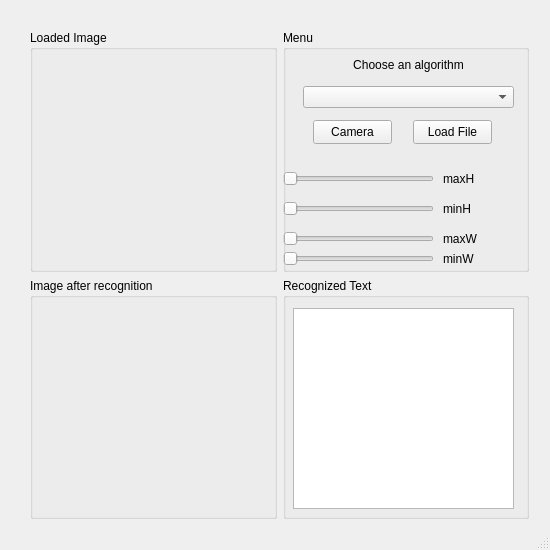
<?xml version="1.0" encoding="UTF-8"?>
<ui version="4.0">
 <class>MainWindow</class>
 <widget class="QMainWindow" name="MainWindow">
  <property name="geometry">
   <rect>
    <x>0</x>
    <y>0</y>
    <width>550</width>
    <height>550</height>
   </rect>
  </property>
  <property name="sizePolicy">
   <sizepolicy hsizetype="Fixed" vsizetype="Fixed">
    <horstretch>0</horstretch>
    <verstretch>0</verstretch>
   </sizepolicy>
  </property>
  <property name="minimumSize">
   <size>
    <width>550</width>
    <height>550</height>
   </size>
  </property>
  <property name="maximumSize">
   <size>
    <width>550</width>
    <height>550</height>
   </size>
  </property>
  <property name="windowTitle">
   <string>Various Machine Learning Techniques for OCR</string>
  </property>
  <widget class="QWidget" name="centralwidget">
   <widget class="QWidget" name="layoutWidget">
    <property name="geometry">
     <rect>
      <x>30</x>
      <y>30</y>
      <width>501</width>
      <height>491</height>
     </rect>
    </property>
    <layout class="QGridLayout" name="gridLayout">
     <property name="sizeConstraint">
      <enum>QLayout::SetFixedSize</enum>
     </property>
     <item row="0" column="1">
      <widget class="QGroupBox" name="groupBoxController">
       <property name="sizePolicy">
        <sizepolicy hsizetype="Expanding" vsizetype="Expanding">
         <horstretch>0</horstretch>
         <verstretch>0</verstretch>
        </sizepolicy>
       </property>
       <property name="minimumSize">
        <size>
         <width>246</width>
         <height>242</height>
        </size>
       </property>
       <property name="title">
        <string>Menu</string>
       </property>
       <widget class="QPushButton" name="pushButtonLoadFile">
        <property name="geometry">
         <rect>
          <x>130</x>
          <y>90</y>
          <width>79</width>
          <height>24</height>
         </rect>
        </property>
        <property name="toolTip">
         <string>Load images you want to recognize characters in</string>
        </property>
        <property name="text">
         <string>Load File</string>
        </property>
       </widget>
       <widget class="QPushButton" name="pushButtonCamera">
        <property name="geometry">
         <rect>
          <x>30</x>
          <y>90</y>
          <width>79</width>
          <height>24</height>
         </rect>
        </property>
        <property name="toolTip">
         <string>Load images you want to recognize characters in</string>
        </property>
        <property name="text">
         <string>Camera</string>
        </property>
       </widget>
       <widget class="QWidget" name="layoutWidget">
        <property name="geometry">
         <rect>
          <x>20</x>
          <y>20</y>
          <width>211</width>
          <height>58</height>
         </rect>
        </property>
        <layout class="QVBoxLayout" name="verticalLayout">
         <item>
          <widget class="QLabel" name="labelAlgorithmChoice">
           <property name="text">
            <string>Choose an algorithm</string>
           </property>
           <property name="alignment">
            <set>Qt::AlignCenter</set>
           </property>
          </widget>
         </item>
         <item>
          <widget class="QComboBox" name="comboBoxAlgorithms"/>
         </item>
        </layout>
       </widget>
       <widget class="QSlider" name="horizontalSliderMaxH">
        <property name="geometry">
         <rect>
          <x>0</x>
          <y>140</y>
          <width>151</width>
          <height>18</height>
         </rect>
        </property>
        <property name="minimum">
         <number>100</number>
        </property>
        <property name="maximum">
         <number>400</number>
        </property>
        <property name="orientation">
         <enum>Qt::Horizontal</enum>
        </property>
       </widget>
       <widget class="QSlider" name="horizontalSliderMinH">
        <property name="geometry">
         <rect>
          <x>0</x>
          <y>170</y>
          <width>151</width>
          <height>18</height>
         </rect>
        </property>
        <property name="minimum">
         <number>100</number>
        </property>
        <property name="maximum">
         <number>400</number>
        </property>
        <property name="orientation">
         <enum>Qt::Horizontal</enum>
        </property>
       </widget>
       <widget class="QSlider" name="horizontalSliderMaxW">
        <property name="geometry">
         <rect>
          <x>0</x>
          <y>200</y>
          <width>151</width>
          <height>18</height>
         </rect>
        </property>
        <property name="minimum">
         <number>10</number>
        </property>
        <property name="maximum">
         <number>80</number>
        </property>
        <property name="orientation">
         <enum>Qt::Horizontal</enum>
        </property>
       </widget>
       <widget class="QSlider" name="horizontalSliderMinW">
        <property name="geometry">
         <rect>
          <x>0</x>
          <y>220</y>
          <width>151</width>
          <height>18</height>
         </rect>
        </property>
        <property name="minimum">
         <number>10</number>
        </property>
        <property name="maximum">
         <number>80</number>
        </property>
        <property name="orientation">
         <enum>Qt::Horizontal</enum>
        </property>
       </widget>
       <widget class="QLabel" name="labelMaxH">
        <property name="geometry">
         <rect>
          <x>160</x>
          <y>140</y>
          <width>41</width>
          <height>17</height>
         </rect>
        </property>
        <property name="text">
         <string>maxH</string>
        </property>
       </widget>
       <widget class="QLabel" name="labelMinH">
        <property name="geometry">
         <rect>
          <x>160</x>
          <y>170</y>
          <width>41</width>
          <height>17</height>
         </rect>
        </property>
        <property name="text">
         <string>minH</string>
        </property>
       </widget>
       <widget class="QLabel" name="labelMaxW">
        <property name="geometry">
         <rect>
          <x>160</x>
          <y>200</y>
          <width>41</width>
          <height>17</height>
         </rect>
        </property>
        <property name="text">
         <string>maxW</string>
        </property>
       </widget>
       <widget class="QLabel" name="labelMinW">
        <property name="geometry">
         <rect>
          <x>160</x>
          <y>220</y>
          <width>41</width>
          <height>17</height>
         </rect>
        </property>
        <property name="text">
         <string>minW</string>
        </property>
       </widget>
      </widget>
     </item>
     <item row="1" column="0">
      <widget class="QGroupBox" name="groupBoxImageAfterOCR">
       <property name="minimumSize">
        <size>
         <width>247</width>
         <height>241</height>
        </size>
       </property>
       <property name="title">
        <string>Image after recognition</string>
       </property>
       <widget class="QLabel" name="labelImageAfterOCR">
        <property name="geometry">
         <rect>
          <x>10</x>
          <y>30</y>
          <width>220</width>
          <height>200</height>
         </rect>
        </property>
        <property name="minimumSize">
         <size>
          <width>220</width>
          <height>200</height>
         </size>
        </property>
        <property name="text">
         <string/>
        </property>
       </widget>
      </widget>
     </item>
     <item row="1" column="1">
      <widget class="QGroupBox" name="groupBoxTextOCR">
       <property name="minimumSize">
        <size>
         <width>246</width>
         <height>241</height>
        </size>
       </property>
       <property name="title">
        <string>Recognized Text</string>
       </property>
       <widget class="QTextEdit" name="textEdit">
        <property name="geometry">
         <rect>
          <x>10</x>
          <y>30</y>
          <width>221</width>
          <height>201</height>
         </rect>
        </property>
       </widget>
      </widget>
     </item>
     <item row="0" column="0">
      <widget class="QGroupBox" name="groupBoxLoadImage">
       <property name="sizePolicy">
        <sizepolicy hsizetype="Preferred" vsizetype="Preferred">
         <horstretch>0</horstretch>
         <verstretch>0</verstretch>
        </sizepolicy>
       </property>
       <property name="minimumSize">
        <size>
         <width>247</width>
         <height>242</height>
        </size>
       </property>
       <property name="title">
        <string>Loaded Image</string>
       </property>
       <widget class="QLabel" name="labelImage">
        <property name="geometry">
         <rect>
          <x>20</x>
          <y>30</y>
          <width>220</width>
          <height>200</height>
         </rect>
        </property>
        <property name="sizePolicy">
         <sizepolicy hsizetype="Preferred" vsizetype="Preferred">
          <horstretch>0</horstretch>
          <verstretch>0</verstretch>
         </sizepolicy>
        </property>
        <property name="minimumSize">
         <size>
          <width>220</width>
          <height>200</height>
         </size>
        </property>
        <property name="text">
         <string/>
        </property>
       </widget>
      </widget>
     </item>
    </layout>
   </widget>
  </widget>
  <widget class="QStatusBar" name="statusBar">
   <property name="layoutDirection">
    <enum>Qt::LeftToRight</enum>
   </property>
  </widget>
 </widget>
 <resources/>
 <connections/>
</ui>
